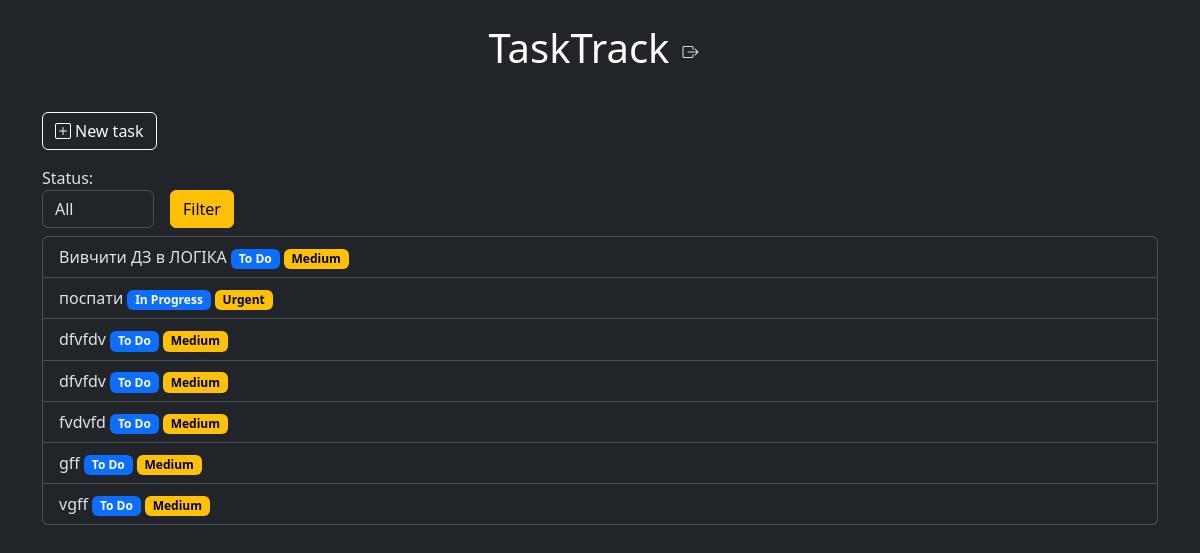
The app's page / (signed in), older data.
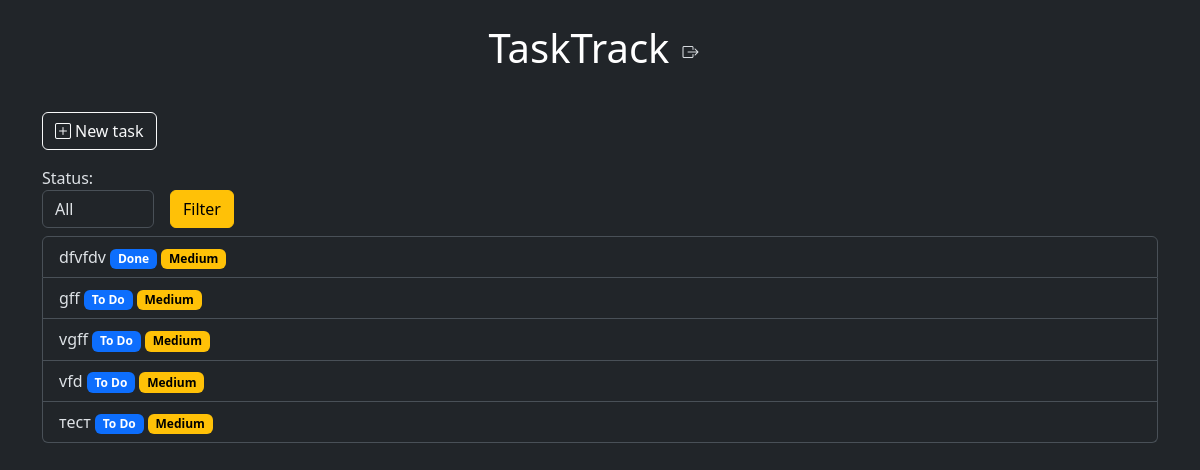
The same page, newer data.
### tasks/models.py (models this page shows, shortened)
class Task(models.Model):
    STATUS_CHOICES = [
        ('todo', 'To Do'),
        ('in_progress', 'In Progress'),
        ('done', 'Done')
    ]
    PRIORITY_CHOICES = [
        ('low', 'Low'),
        ('medium', 'Medium'),
        ('high', 'High'),
        ('urgent', 'Urgent')
    ]
    title = models.CharField(max_length=255)
    description = models.TextField(null=True, blank=True)
    status = models.CharField(max_length=20, choices=STATUS_CHOICES, default='todo')
    priority = models.CharField(max_length=20, choices=PRIORITY_CHOICES, default='medium')
    due_date = models.DateField(blank=True, null=True)
    created_by = models.ForeignKey(User, on_delete=models.CASCADE, related_name='tasks')
    executors = models.ManyToManyField(User, related_name='assigned_tasks')
    created_at = models.DateTimeField(auto_now_add=True)

### tasks/views.py (the view)
# urls.py: path('', views.TaskListView.as_view(), name='task-list'),
class TaskListView(LoginRequiredMixin, ListView):
    model = models.Task
    context_object_name = 'tasks'
    template_name = 'tasks/task_list.html'
    def get_queryset(self):
        queryset = super(TaskListView, self).get_queryset()
        status = self.request.GET.get('status')
        if status:
            queryset = queryset.filter(status= status)
        return queryset
    def get_context_data(self, *, object_list=None, **kwargs):
        context = super().get_context_data(**kwargs)
        context['form'] = TaskFilterForm(self.request.GET)
        return context

### tasks/forms.py
class TaskFilterForm(forms.Form):
    STATUS_CHOICES = [
        ('', 'All'),
        ('todo', 'To Do'),
        ('in_progress', 'In Progress'),
        ('done', 'Done')
    ]
    status = forms.ChoiceField(choices=STATUS_CHOICES, required=False, label="Status")
    def __init__(self, *args, **kwargs):
        super(TaskFilterForm, self).__init__(*args, **kwargs)
        self.fields['status'].widget.attrs.update({'class': 'form-control', })

### templates/tasks/task_list.html (shortened to what this page needs)
{% extends 'base.html' %}
{% block content %}
   <div class="container">
       <a class="btn btn btn-outline-light my-3" href="{% url 'tasks:task-create' %}" role="button"><i class="bi bi-plus-square me-1"></i>New task</a>
       <form method="get" class="d-flex gap-3 align-items-end pb-2">
           {{form.as_div}}
           <button type="submit" class="btn btn-warning">Filter</button>
       </form>
       <div class="list-group">
        {% for task in tasks %}
           <a href="{% url 'tasks:task-update' task.pk %}" class="list-group-item list-group-item-action" aria-current="true">
               {{ task.title }}
               <span class="badge text-bg-primary">{{task.get_status_display  }}</span>
               <span class="badge text-bg-warning">{{task.get_priority_display }}</span>
         </a>
       {% endfor %}
    </div>
   </div>
{% endblock %}

### templates/base.html (shortened to what this page needs)
<!doctype html>
<html lang="en">
  <head>
    <link href="https://cdn.jsdelivr.net/npm/bootstrap@5.3.3/dist/css/bootstrap.min.css" rel="stylesheet">
    <link rel="stylesheet" href="https://cdn.jsdelivr.net/npm/bootstrap-icons@1.11.3/font/bootstrap-icons.min.css">
    {% load static %}
    <link rel="stylesheet" href="{% static 'css/style.css' %}">
  </head>
  <body data-bs-theme="dark">
    <header class="mt-4 d-flex justify-content-center align-items-center">
        <a href="{% url 'tasks:task-list' %}" class="text-decoration-none text-white">
            <h1 class="text-center">TaskTrack</h1>
        </a>
        {% if request.user.is_authenticated %}
          <form action="{% url 'accounts:logout' %}" method="post">
             <button type="submit" class="btn">
                    <i class="bi bi-box-arrow-right"></i>
              </button>
          </form>
        {% endif %}
    </header>
    <main  class="my-3 ">
        {% block content %}
        {% endblock %}
    </main>
  </body>
</html>

Row changes from the older to the newer data that the page shows:
removed Task: title "Вивчити ДЗ в ЛОГІКА", status "To Do", priority "Medium"
removed Task: title "поспати", status "In Progress", priority "Urgent"
removed Task: title "dfvfdv", status "To Do", priority "Medium"
removed Task: title "fvdvfd", status "To Do", priority "Medium"
changed Task "dfvfdv": status "To Do" → "Done"
added Task: title "vfd", status "To Do", priority "Medium"
added Task: title "тест", status "To Do", priority "Medium"
